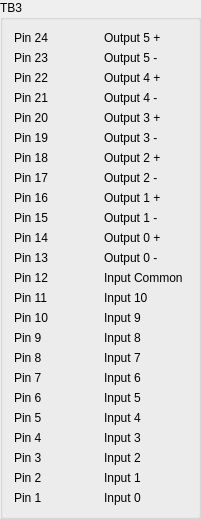
           <widget class="QGroupBox" name="gridGroupBox_3">
            <property name="geometry">
             <rect>
              <x>510</x>
              <y>10</y>
              <width>201</width>
              <height>481</height>
             </rect>
            </property>
            <property name="title">
             <string>TB3</string>
            </property>
            <layout class="QGridLayout" name="gridLayout_44">
             <item row="2" column="0">
              <widget class="QLabel" name="label_363">
               <property name="text">
                <string>Pin 22</string>
               </property>
              </widget>
             </item>
             <item row="0" column="0">
              <widget class="QLabel" name="label_364">
               <property name="text">
                <string>Pin 24</string>
               </property>
              </widget>
             </item>
             <item row="8" column="0">
              <widget class="QLabel" name="label_365">
               <property name="text">
                <string>Pin 16</string>
               </property>
              </widget>
             </item>
             <item row="5" column="0">
              <widget class="QLabel" name="label_366">
               <property name="text">
                <string>Pin 19</string>
               </property>
              </widget>
             </item>
             <item row="15" column="0">
              <widget class="QLabel" name="label_367">
               <property name="text">
                <string>Pin 9</string>
               </property>
              </widget>
             </item>
             <item row="4" column="0">
              <widget class="QLabel" name="label_368">
               <property name="text">
                <string>Pin 20</string>
               </property>
              </widget>
             </item>
             <item row="11" column="0">
              <widget class="QLabel" name="label_369">
               <property name="text">
                <string>Pin 13</string>
               </property>
              </widget>
             </item>
             <item row="9" column="0">
              <widget class="QLabel" name="label_370">
               <property name="text">
                <string>Pin 15</string>
               </property>
              </widget>
             </item>
             <item row="13" column="0">
              <widget class="QLabel" name="label_371">
               <property name="text">
                <string>Pin 11</string>
               </property>
              </widget>
             </item>
             <item row="16" column="0">
              <widget class="QLabel" name="label_372">
               <property name="text">
                <string>Pin 8</string>
               </property>
              </widget>
             </item>
             <item row="6" column="0">
              <widget class="QLabel" name="label_373">
               <property name="text">
                <string>Pin 18</string>
               </property>
              </widget>
             </item>
             <item row="12" column="0">
              <widget class="QLabel" name="label_374">
               <property name="text">
                <string>Pin 12</string>
               </property>
              </widget>
             </item>
             <item row="1" column="0">
              <widget class="QLabel" name="label_375">
               <property name="text">
                <string>Pin 23</string>
               </property>
              </widget>
             </item>
             <item row="10" column="0">
              <widget class="QLabel" name="label_376">
               <property name="text">
                <string>Pin 14</string>
               </property>
              </widget>
             </item>
             <item row="3" column="0">
              <widget class="QLabel" name="label_377">
               <property name="text">
                <string>Pin 21</string>
               </property>
              </widget>
             </item>
             <item row="17" column="0">
              <widget class="QLabel" name="label_378">
               <property name="text">
                <string>Pin 7</string>
               </property>
              </widget>
             </item>
             <item row="18" column="0">
              <widget class="QLabel" name="label_379">
               <property name="text">
                <string>Pin 6</string>
               </property>
              </widget>
             </item>
             <item row="19" column="0">
              <widget class="QLabel" name="label_380">
               <property name="text">
                <string>Pin 5</string>
               </property>
              </widget>
             </item>
             <item row="20" column="0">
              <widget class="QLabel" name="label_381">
               <property name="text">
                <string>Pin 4</string>
               </property>
              </widget>
             </item>
             <item row="21" column="0">
              <widget class="QLabel" name="label_382">
               <property name="text">
                <string>Pin 3</string>
               </property>
              </widget>
             </item>
             <item row="22" column="0">
              <widget class="QLabel" name="label_383">
               <property name="text">
                <string>Pin 2</string>
               </property>
              </widget>
             </item>
             <item row="23" column="0">
              <widget class="QLabel" name="label_384">
               <property name="text">
                <string>Pin 1</string>
               </property>
              </widget>
             </item>
             <item row="14" column="0">
              <widget class="QLabel" name="label_385">
               <property name="text">
                <string>Pin 10</string>
               </property>
              </widget>
             </item>
             <item row="7" column="0">
              <widget class="QLabel" name="label_386">
               <property name="text">
                <string>Pin 17</string>
               </property>
              </widget>
             </item>
             <item row="0" column="1">
              <widget class="QLabel" name="label_387">
               <property name="text">
                <string>Output 5 +</string>
               </property>
              </widget>
             </item>
             <item row="1" column="1">
              <widget class="QLabel" name="label_388">
               <property name="text">
                <string>Output 5 -</string>
               </property>
              </widget>
             </item>
             <item row="2" column="1">
              <widget class="QLabel" name="label_389">
               <property name="text">
                <string>Output 4 +</string>
               </property>
              </widget>
             </item>
             <item row="3" column="1">
              <widget class="QLabel" name="label_390">
               <property name="text">
                <string>Output 4 -</string>
               </property>
              </widget>
             </item>
             <item row="4" column="1">
              <widget class="QLabel" name="label_391">
               <property name="text">
                <string>Output 3 +</string>
               </property>
              </widget>
             </item>
             <item row="5" column="1">
              <widget class="QLabel" name="label_392">
               <property name="text">
                <string>Output 3 -</string>
               </property>
              </widget>
             </item>
             <item row="6" column="1">
              <widget class="QLabel" name="label_393">
               <property name="text">
                <string>Output 2 +</string>
               </property>
              </widget>
             </item>
             <item row="7" column="1">
              <widget class="QLabel" name="label_394">
               <property name="text">
                <string>Output 2 -</string>
               </property>
              </widget>
             </item>
             <item row="8" column="1">
              <widget class="QLabel" name="label_395">
               <property name="text">
                <string>Output 1 +</string>
               </property>
              </widget>
             </item>
             <item row="9" column="1">
              <widget class="QLabel" name="label_396">
               <property name="text">
                <string>Output 1 -</string>
               </property>
              </widget>
             </item>
             <item row="10" column="1">
              <widget class="QLabel" name="label_397">
               <property name="text">
                <string>Output 0 +</string>
               </property>
              </widget>
             </item>
             <item row="11" column="1">
              <widget class="QLabel" name="label_398">
               <property name="text">
                <string>Output 0 -</string>
               </property>
              </widget>
             </item>
             <item row="12" column="1">
              <widget class="QLabel" name="label_399">
               <property name="text">
                <string>Input Common</string>
               </property>
              </widget>
             </item>
             <item row="13" column="1">
              <widget class="QLabel" name="label_400">
               <property name="text">
                <string>Input 10</string>
               </property>
              </widget>
             </item>
             <item row="14" column="1">
              <widget class="QLabel" name="label_401">
               <property name="text">
                <string>Input 9</string>
               </property>
              </widget>
             </item>
             <item row="15" column="1">
              <widget class="QLabel" name="label_402">
               <property name="text">
                <string>Input 8</string>
               </property>
              </widget>
             </item>
             <item row="16" column="1">
              <widget class="QLabel" name="label_403">
               <property name="text">
                <string>Input 7</string>
               </property>
              </widget>
             </item>
             <item row="17" column="1">
              <widget class="QLabel" name="label_404">
               <property name="text">
                <string>Input 6</string>
               </property>
              </widget>
             </item>
             <item row="18" column="1">
              <widget class="QLabel" name="label_405">
               <property name="text">
                <string>Input 5</string>
               </property>
              </widget>
             </item>
             <item row="19" column="1">
              <widget class="QLabel" name="label_406">
               <property name="text">
                <string>Input 4</string>
               </property>
              </widget>
             </item>
             <item row="20" column="1">
              <widget class="QLabel" name="label_407">
               <property name="text">
                <string>Input 3</string>
               </property>
              </widget>
             </item>
             <item row="21" column="1">
              <widget class="QLabel" name="label_408">
               <property name="text">
                <string>Input 2</string>
               </property>
              </widget>
             </item>
             <item row="22" column="1">
              <widget class="QLabel" name="label_409">
               <property name="text">
                <string>Input 1</string>
               </property>
              </widget>
             </item>
             <item row="23" column="1">
              <widget class="QLabel" name="label_410">
               <property name="text">
                <string>Input 0</string>
               </property>
              </widget>
             </item>
            </layout>
           </widget>
